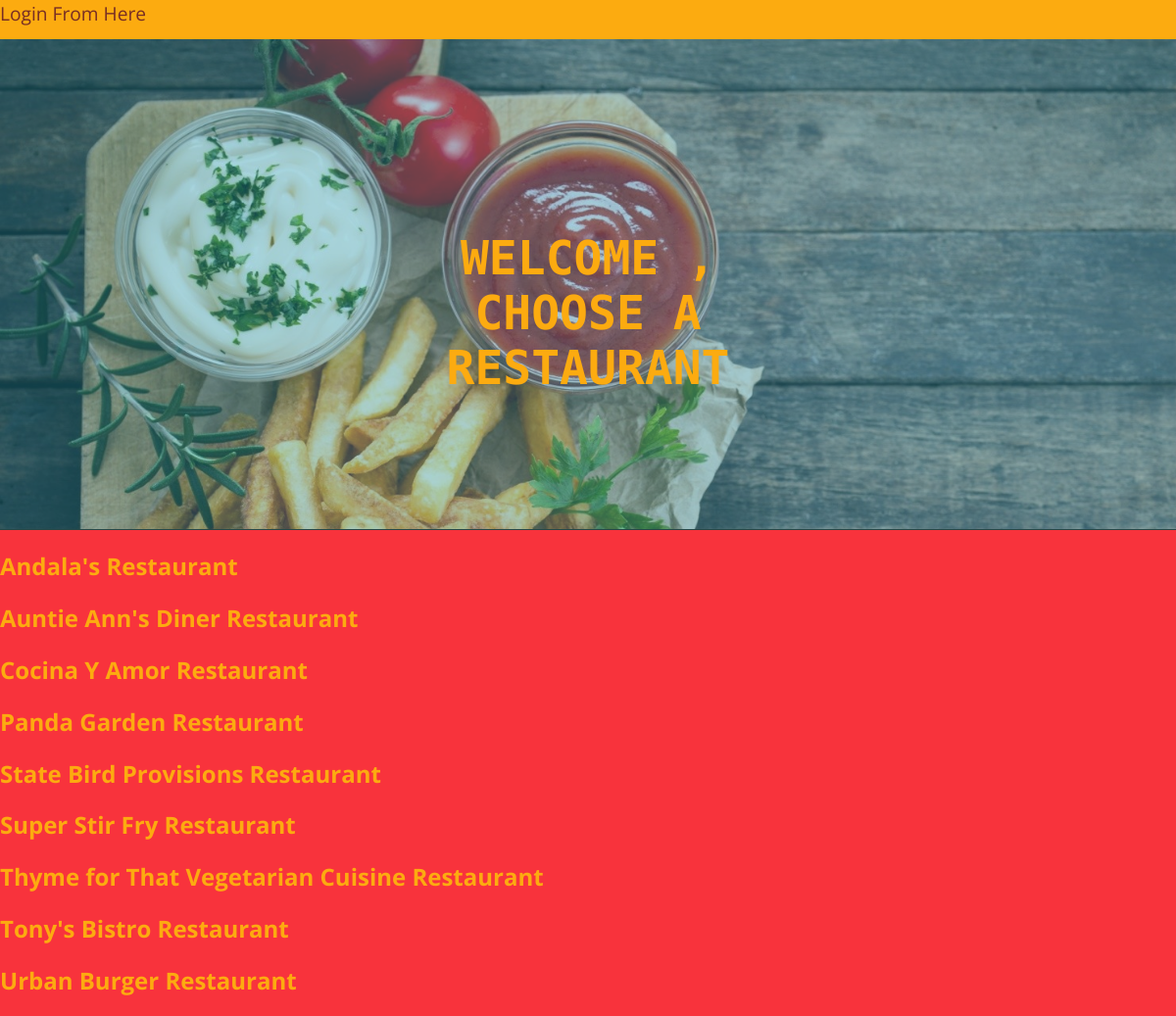
/restaurant/, run on the app's committed database.
### db_test.py (models this page shows, shortened)
class Restaurant(Base):
    __tablename__ = 'restaurant'
    id = Column(Integer, primary_key=True)
    name = Column(String(250), nullable=False)
    user_id = Column(Integer, ForeignKey('user.id', ondelete='cascade'))
    user = relationship(User, cascade="save-update")
    print "user table is added to restaurant"

### project.py (the view)
@app.route('/')
@app.route('/restaurant/')
def showRestaurants():
    restaurants = session.query(Restaurant).order_by(asc(Restaurant.name))
    if 'username' not in login_session:
        return render_template("publicRestaurants.html",
                               restaurant=restaurants)
    else:
        return render_template('restaurants.html',
                               restaurants=restaurants)

### templates/publicRestaurants.html
    {% extends "main.html" %}
    {% block content %}
    {% include "restaurants-header.html" %}
  <span>
        {% for restaurant in restaurant %}
        <a href = "{{url_for('showMenu', restaurant_id = restaurant.id)}}">
            <h2 class="restaurantName">{{restaurant.name}} Restaurant</h2>
        </a>
        {% endfor %}
    </span>
  {% endblock %}

### static/style.css (style rules this page uses)
body { background-color: #F8333C; margin:0; padding: 0; font-family: 'Open Sans', sans-serif; color: #BFEDEF; }
a { text-decoration: none; color:#772E25; }
h2 { color:#FCAB10; }

### data on the page
Restaurant: name "Andala's"
Restaurant: name "Auntie Ann's Diner"
Restaurant: name "Cocina Y Amor"
Restaurant: name "Panda Garden"
Restaurant: name "State Bird Provisions"
Restaurant: name "Super Stir Fry"
Restaurant: name "Thyme for That Vegetarian Cuisine"
Restaurant: name "Tony's Bistro"
Restaurant: name "Urban Burger"
